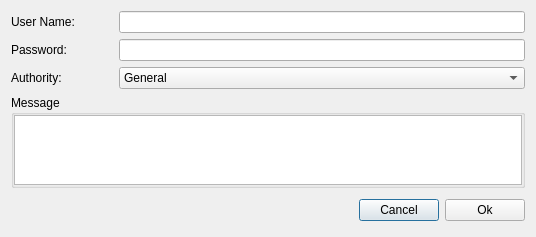
<?xml version="1.0" encoding="UTF-8"?>
<ui version="4.0">
 <class>CAddUserDlg</class>
 <widget class="QDialog" name="CAddUserDlg">
  <property name="geometry">
   <rect>
    <x>0</x>
    <y>0</y>
    <width>536</width>
    <height>237</height>
   </rect>
  </property>
  <property name="windowTitle">
   <string>Dialog</string>
  </property>
  <layout class="QGridLayout" name="gridLayout_2">
   <item row="1" column="0">
    <layout class="QHBoxLayout" name="horizontalLayout_2" stretch="2,8">
     <item>
      <widget class="QLabel" name="label_2">
       <property name="text">
        <string>Password:</string>
       </property>
      </widget>
     </item>
     <item>
      <widget class="QLineEdit" name="PasswordEdit">
       <property name="maxLength">
        <number>33</number>
       </property>
      </widget>
     </item>
    </layout>
   </item>
   <item row="4" column="0">
    <layout class="QHBoxLayout" name="horizontalLayout_4">
     <property name="topMargin">
      <number>5</number>
     </property>
     <property name="bottomMargin">
      <number>5</number>
     </property>
     <item>
      <spacer name="horizontalSpacer_2">
       <property name="orientation">
        <enum>Qt::Horizontal</enum>
       </property>
       <property name="sizeHint" stdset="0">
        <size>
         <width>40</width>
         <height>20</height>
        </size>
       </property>
      </spacer>
     </item>
     <item>
      <widget class="QPushButton" name="CancelBtn">
       <property name="text">
        <string>Cancel</string>
       </property>
      </widget>
     </item>
     <item>
      <widget class="QPushButton" name="OkBtn">
       <property name="text">
        <string>Ok</string>
       </property>
      </widget>
     </item>
    </layout>
   </item>
   <item row="2" column="0">
    <layout class="QHBoxLayout" name="horizontalLayout_3" stretch="2,8">
     <item>
      <widget class="QLabel" name="label_3">
       <property name="text">
        <string>Authority:</string>
       </property>
      </widget>
     </item>
     <item>
      <widget class="QComboBox" name="AuthComboBox">
       <item>
        <property name="text">
         <string>General</string>
        </property>
       </item>
       <item>
        <property name="text">
         <string>Administrator</string>
        </property>
       </item>
      </widget>
     </item>
    </layout>
   </item>
   <item row="3" column="0">
    <widget class="QGroupBox" name="MessageGroupBox">
     <property name="title">
      <string>Message</string>
     </property>
     <layout class="QGridLayout" name="gridLayout">
      <property name="leftMargin">
       <number>0</number>
      </property>
      <property name="topMargin">
       <number>0</number>
      </property>
      <property name="rightMargin">
       <number>0</number>
      </property>
      <property name="bottomMargin">
       <number>0</number>
      </property>
      <item row="0" column="0">
       <widget class="QTextEdit" name="MessageEdit"/>
      </item>
     </layout>
    </widget>
   </item>
   <item row="0" column="0">
    <layout class="QHBoxLayout" name="horizontalLayout" stretch="2,8">
     <item>
      <widget class="QLabel" name="label">
       <property name="text">
        <string>User Name:</string>
       </property>
      </widget>
     </item>
     <item>
      <widget class="QLineEdit" name="NameEdit">
       <property name="maxLength">
        <number>33</number>
       </property>
      </widget>
     </item>
    </layout>
   </item>
  </layout>
 </widget>
 <resources/>
 <connections/>
</ui>
